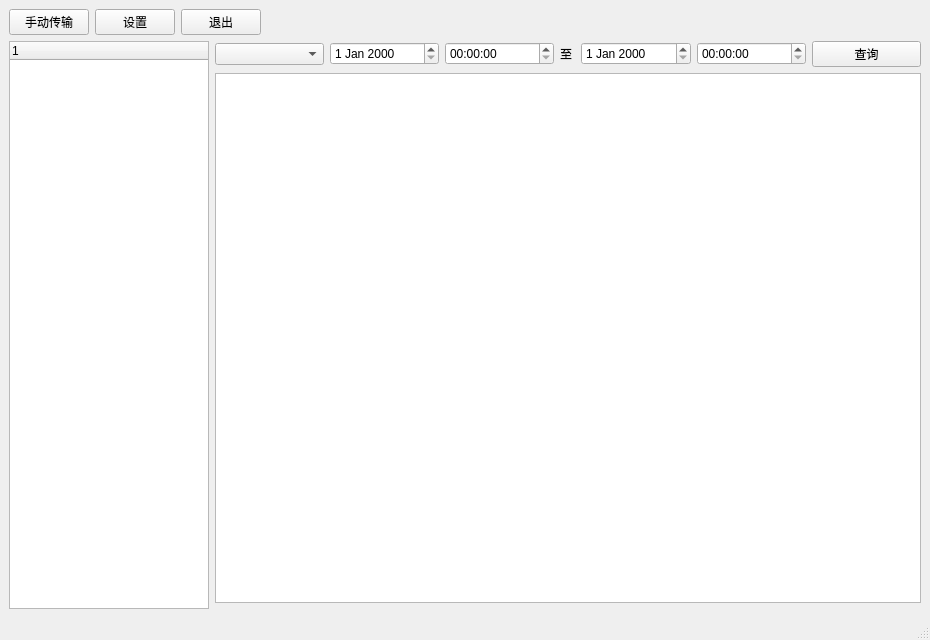
<?xml version="1.0" encoding="UTF-8"?>
<ui version="4.0">
 <class>MainWindow</class>
 <widget class="QMainWindow" name="MainWindow">
  <property name="geometry">
   <rect>
    <x>0</x>
    <y>0</y>
    <width>930</width>
    <height>640</height>
   </rect>
  </property>
  <property name="windowTitle">
   <string>数据传输中心</string>
  </property>
  <widget class="QWidget" name="centralwidget">
   <layout class="QGridLayout" name="gridLayout">
    <item row="1" column="1" colspan="2">
     <layout class="QHBoxLayout" name="horizontalLayout">
      <item>
       <widget class="QComboBox" name="comboBox_ramge"/>
      </item>
      <item>
       <widget class="QDateEdit" name="dateEdit_begin"/>
      </item>
      <item>
       <widget class="QTimeEdit" name="timeEdit_begin"/>
      </item>
      <item>
       <widget class="QLabel" name="label_to">
        <property name="maximumSize">
         <size>
          <width>15</width>
          <height>16777215</height>
         </size>
        </property>
        <property name="text">
         <string>至</string>
        </property>
       </widget>
      </item>
      <item>
       <widget class="QDateEdit" name="dateEdit_end"/>
      </item>
      <item>
       <widget class="QTimeEdit" name="timeEdit_end"/>
      </item>
      <item>
       <widget class="QPushButton" name="pushButton_query">
        <property name="text">
         <string>查询</string>
        </property>
       </widget>
      </item>
     </layout>
    </item>
    <item row="0" column="2">
     <spacer name="horizontalSpacer">
      <property name="orientation">
       <enum>Qt::Horizontal</enum>
      </property>
      <property name="sizeHint" stdset="0">
       <size>
        <width>660</width>
        <height>20</height>
       </size>
      </property>
     </spacer>
    </item>
    <item row="0" column="0" colspan="2">
     <layout class="QHBoxLayout" name="horizontalLayout_button">
      <item>
       <widget class="QPushButton" name="pushButton_manual">
        <property name="text">
         <string>手动传输</string>
        </property>
       </widget>
      </item>
      <item>
       <widget class="QPushButton" name="pushButton_setting">
        <property name="text">
         <string>设置</string>
        </property>
       </widget>
      </item>
      <item>
       <widget class="QPushButton" name="pushButton_quit">
        <property name="text">
         <string>退出</string>
        </property>
       </widget>
      </item>
     </layout>
    </item>
    <item row="1" column="0" rowspan="3">
     <widget class="QTreeWidget" name="treeWidget_menu">
      <property name="maximumSize">
       <size>
        <width>200</width>
        <height>16777215</height>
       </size>
      </property>
      <column>
       <property name="text">
        <string notr="true">1</string>
       </property>
      </column>
     </widget>
    </item>
    <item row="2" column="1" colspan="2">
     <widget class="QTableView" name="tableView_log"/>
    </item>
   </layout>
  </widget>
  <widget class="QMenuBar" name="menubar">
   <property name="geometry">
    <rect>
     <x>0</x>
     <y>0</y>
     <width>930</width>
     <height>23</height>
    </rect>
   </property>
  </widget>
  <widget class="QStatusBar" name="statusbar"/>
 </widget>
 <resources/>
 <connections/>
</ui>
